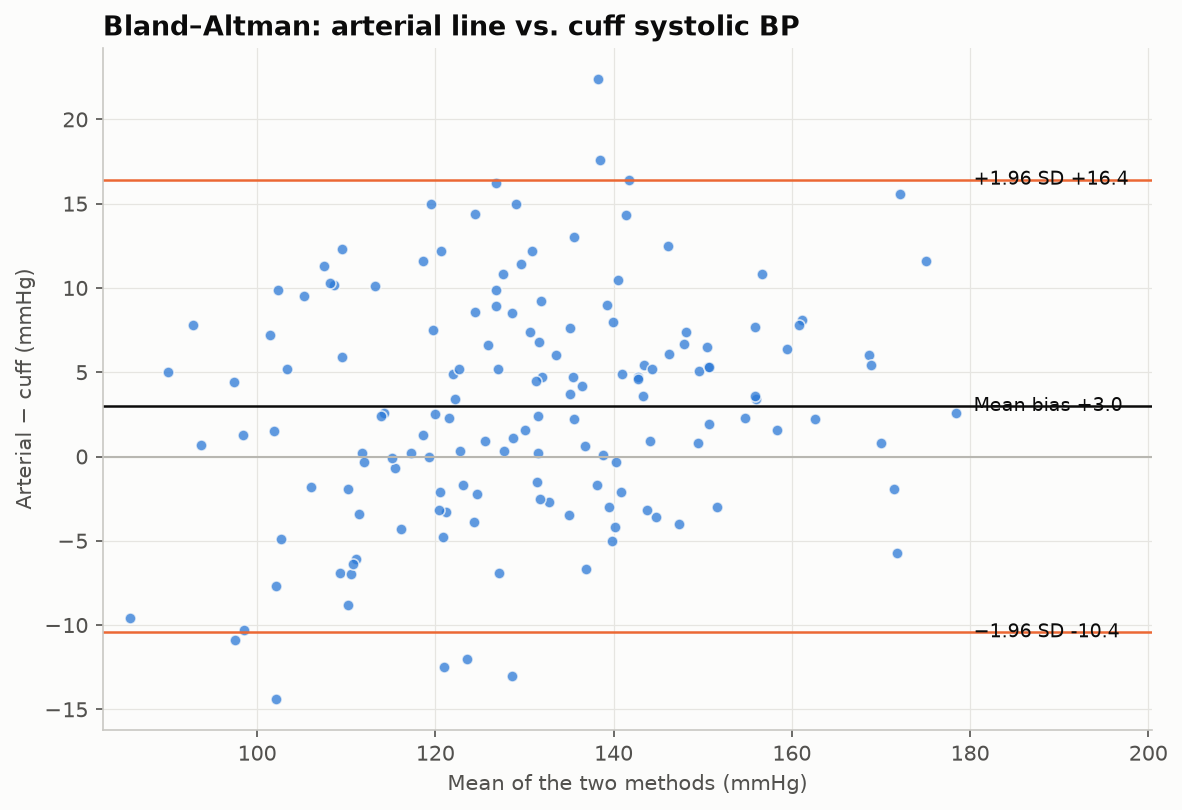

Write Python code to recreate this figure.
"""
Bland–Altman Plot  -  family: Scientific & clinical

DESIGN PURPOSE
Plots the difference between two measurement methods against their mean, with
lines for the mean bias and the 95% limits of agreement. It answers whether
two methods agree well enough to be interchangeable, which a correlation
coefficient cannot.

WHEN TO USE
  - Compare a new measurement device or assay with a reference standard
  - Assess inter-rater or test–retest agreement on a continuous scale
  - Detect proportional bias, where the difference grows with magnitude

AVOID WHEN
  - Measurements are categorical (use Cohen's kappa or a confusion matrix)
  - The goal is prediction rather than agreement (use a scatter plot with
    regression)

ALTERNATIVES
  - Scatter plot with identity line
  - Passing–Bablok / Deming regression plot

EXAMPLE
Systolic blood pressure measured in 150 patients with a cuff device (A) and an
arterial line (B).

Run:  python bland_altman.py
"""
import sys
from pathlib import Path

import numpy as np
import pandas as pd
import matplotlib.pyplot as plt

# Library style: categorical colors in fixed order, recessive axes, hairline grid.
PALETTE = ["#2a78d6", "#eb6834", "#1baf7a", "#eda100",
           "#e87ba4", "#008300", "#6250d6", "#e34948"]
SEQ_CMAP = "Blues"      # sequential: one hue, light -> dark
DIV_CMAP = "RdBu_r"     # diverging: two opposite hues, neutral midpoint
GRAY = "#b8b7b1"        # de-emphasised marks
plt.rcParams.update({
    "figure.figsize": (8, 4.8), "figure.dpi": 110, "figure.facecolor": "#fcfcfb",
    "axes.facecolor": "#fcfcfb", "axes.edgecolor": "#c9c8c3", "axes.linewidth": 0.8,
    "axes.spines.top": False, "axes.spines.right": False,
    "axes.grid": True, "grid.color": "#e6e5e1", "grid.linewidth": 0.6, "axes.axisbelow": True,
    "axes.prop_cycle": plt.cycler(color=PALETTE),
    "axes.titlesize": 13, "axes.titleweight": "bold", "axes.titlelocation": "left",
    "axes.labelcolor": "#52514e", "xtick.color": "#52514e", "ytick.color": "#52514e",
    "text.color": "#0b0b0b", "font.size": 10, "lines.linewidth": 2,
    "legend.frameon": False,
})

# --- Example data ------------------------------------------------------------
rng = np.random.default_rng(9)
true_sbp = rng.normal(128, 18, 150)
method_a = true_sbp + rng.normal(0, 4, 150)
method_b = true_sbp + 3 + 0.06 * (true_sbp - 128) + rng.normal(0, 5, 150)
df = pd.DataFrame({"cuff": method_a.round(1), "arterial": method_b.round(1)})
df["mean"] = (df.cuff + df.arterial) / 2
df["diff"] = df.arterial - df.cuff
bias, sd = df["diff"].mean(), df["diff"].std(ddof=1)
loa = (bias - 1.96 * sd, bias + 1.96 * sd)
print(f"bias = {bias:.2f} mmHg, limits of agreement = {loa[0]:.2f} to {loa[1]:.2f}")
df.head()

# --- Plot --------------------------------------------------------------------
fig, ax = plt.subplots(figsize=(8, 5.5))
ax.scatter(df["mean"], df["diff"], s=28, color=PALETTE[0], alpha=0.75,
           edgecolor="#fcfcfb", linewidth=0.8)
ax.axhline(0, color=GRAY, linewidth=1)
ax.axhline(bias, color="#0b0b0b", linewidth=1.2)
for v in loa:
    ax.axhline(v, color=PALETTE[1], linewidth=1.2)
x_lab = df["mean"].max() + 2
for v, lab in [(bias, f"Mean bias {bias:+.1f}"), (loa[1], f"+1.96 SD {loa[1]:+.1f}"),
               (loa[0], f"−1.96 SD {loa[0]:+.1f}")]:
    ax.text(x_lab, v, lab, va="center", fontsize=9, color="#0b0b0b")
ax.set_xlim(df["mean"].min() - 3, df["mean"].max() + 22)
ax.set_xlabel("Mean of the two methods (mmHg)")
ax.set_ylabel("Arterial − cuff (mmHg)")
ax.set_title("Bland–Altman: arterial line vs. cuff systolic BP")
fig.tight_layout()

# --- Save / show -------------------------------------------------------------
out = Path(__file__).with_name(Path(__file__).stem + ".png")
fig.savefig(out, dpi=150, bbox_inches="tight")
print(f"saved {out}")
if "--no-show" not in sys.argv:
    plt.show()
